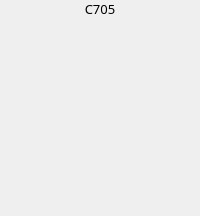
                            <widget class="QFrame" name="frame_65">
                             <property name="frameShape">
                              <enum>QFrame::NoFrame</enum>
                             </property>
                             <property name="frameShadow">
                              <enum>QFrame::Raised</enum>
                             </property>
                             <layout class="QVBoxLayout" name="verticalLayout_74">
                              <property name="spacing">
                               <number>15</number>
                              </property>
                              <property name="leftMargin">
                               <number>0</number>
                              </property>
                              <property name="topMargin">
                               <number>0</number>
                              </property>
                              <property name="rightMargin">
                               <number>0</number>
                              </property>
                              <property name="bottomMargin">
                               <number>0</number>
                              </property>
                              <item>
                               <widget class="QLabel" name="label_c705">
                                <property name="font">
                                 <font>
                                  <family>Mitr SemiBold</family>
                                  <pointsize>10</pointsize>
                                 </font>
                                </property>
                                <property name="text">
                                 <string>C705</string>
                                </property>
                                <property name="alignment">
                                 <set>Qt::AlignCenter</set>
                                </property>
                               </widget>
                              </item>
                              <item>
                               <widget class="QLabel" name="label_165">
                                <property name="font">
                                 <font>
                                  <family>Mitr SemiBold</family>
                                  <pointsize>10</pointsize>
                                 </font>
                                </property>
                                <property name="text">
                                 <string/>
                                </property>
                                <property name="alignment">
                                 <set>Qt::AlignCenter</set>
                                </property>
                               </widget>
                              </item>
                              <item>
                               <widget class="QLabel" name="label_166">
                                <property name="font">
                                 <font>
                                  <family>Mitr SemiBold</family>
                                  <pointsize>10</pointsize>
                                 </font>
                                </property>
                                <property name="text">
                                 <string/>
                                </property>
                                <property name="alignment">
                                 <set>Qt::AlignCenter</set>
                                </property>
                               </widget>
                              </item>
                              <item>
                               <widget class="QLabel" name="label_167">
                                <property name="font">
                                 <font>
                                  <family>Mitr SemiBold</family>
                                  <pointsize>10</pointsize>
                                 </font>
                                </property>
                                <property name="text">
                                 <string/>
                                </property>
                                <property name="alignment">
                                 <set>Qt::AlignCenter</set>
                                </property>
                               </widget>
                              </item>
                              <item>
                               <widget class="QLabel" name="label_168">
                                <property name="font">
                                 <font>
                                  <family>Mitr SemiBold</family>
                                  <pointsize>10</pointsize>
                                 </font>
                                </property>
                                <property name="text">
                                 <string/>
                                </property>
                                <property name="alignment">
                                 <set>Qt::AlignCenter</set>
                                </property>
                               </widget>
                              </item>
                              <item>
                               <widget class="QLabel" name="label_169">
                                <property name="font">
                                 <font>
                                  <family>Mitr SemiBold</family>
                                  <pointsize>10</pointsize>
                                 </font>
                                </property>
                                <property name="text">
                                 <string/>
                                </property>
                                <property name="alignment">
                                 <set>Qt::AlignCenter</set>
                                </property>
                               </widget>
                              </item>
                              <item>
                               <widget class="QLabel" name="label_170">
                                <property name="font">
                                 <font>
                                  <family>Mitr SemiBold</family>
                                  <pointsize>10</pointsize>
                                 </font>
                                </property>
                                <property name="text">
                                 <string/>
                                </property>
                                <property name="alignment">
                                 <set>Qt::AlignCenter</set>
                                </property>
                               </widget>
                              </item>
                             </layout>
                            </widget>
